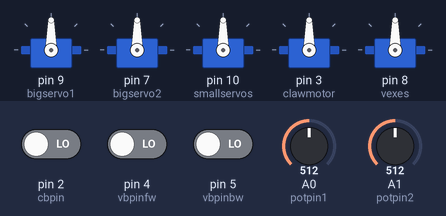
Recording of a sketch running on a simulated Arduino Uno, built with avr-gcc and run on an emulated ATmega328P. Parts: 5 × servo. Inputs (shaded band) come from the test bench; at power-on: A0 (potpin1) = 512, A1 (potpin2) = 512, pin 2 (cbpin) LOW, pin 4 (vbpinfw) LOW, pin 5 (vbpinbw) LOW.

Above: at 1.2 s.
1.3 s: A0 (potpin1) set to 716
At 2.0 s:
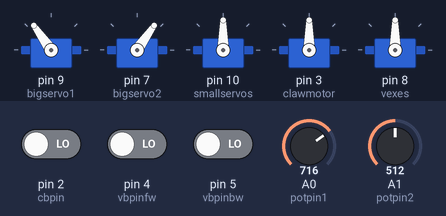
2.8 s: A1 (potpin2) set to 716
At 3.4 s:
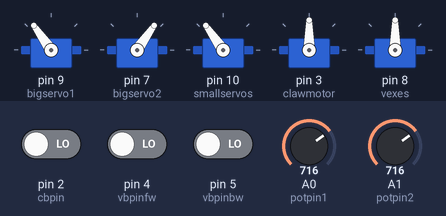
4.3 s: pin 2 (cbpin) driven HIGH
At 5.3 s:
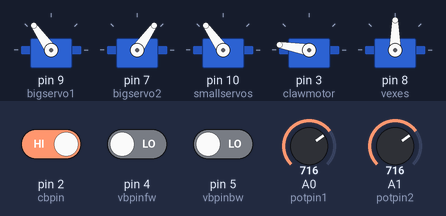
5.8 s: pin 4 (vbpinfw) driven HIGH
At 6.6 s:
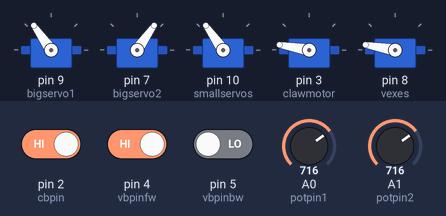
7.3 s: A0 (potpin1) set to 900
At 8.0 s:
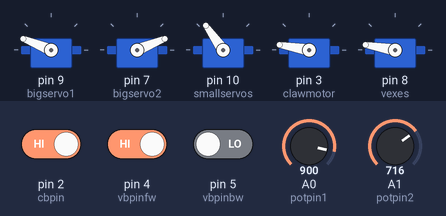
8.8 s: pin 5 (vbpinbw) driven HIGH
At 9.9 s:
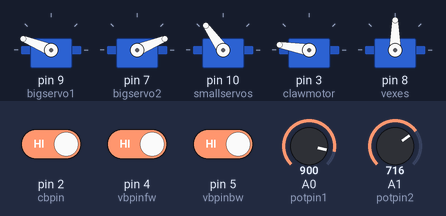
Timing chart, 0 to 11.3 s (numbered marks = the images above; inputs shaded):
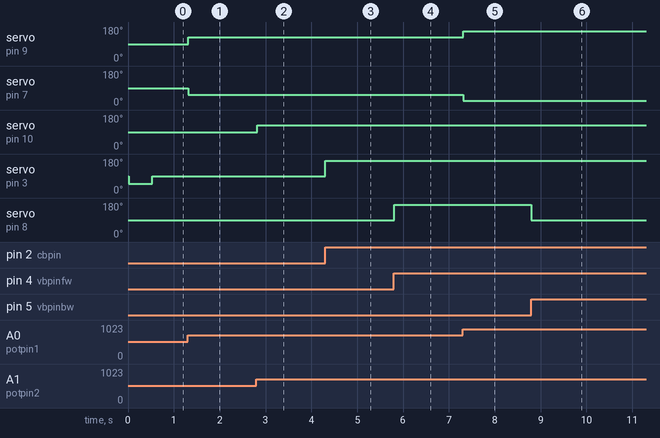

The sketch:

servos.ino
```cpp
// Robot Arm servo code
// (+ annotations!)
// by Finley

// we're gonna be working with servos yay
#include <Servo.h>

// here are the servos
Servo bigservo1;
Servo bigservo2;
Servo smallservos;
Servo clawmotor;
Servo vexes;

// here are the variables
int potpin1 = A0;
int potpin2 = A1;
int cbpin = 2;
int vbpinfw = 4;
int vbpinbw = 5;
int val1;
int val2;
int val3;
int cbstate = 0;
int vbstatef = 0;
int vbstateb = 0;
int i = 0;

// set up the things (only runs once)
// tell it what servos recieve signal from which pins
void setup() {
  bigservo1.attach(9);
  bigservo2.attach(7);
  smallservos.attach(10);
  clawmotor.attach(3);
  vexes.attach(8);

  // button pins are inputs
  pinMode(cbpin, INPUT);
  pinMode(vbpinfw, INPUT);
  pinMode(vbpinbw, INPUT);

}

// to be repeated... FOREVER
void loop() {
  val1 = analogRead(potpin1);   // reads the value of the potentiometers
  val2 = analogRead(potpin1);
  val3 = analogRead(potpin2);
  val1 = map(val1, 0, 1023, 0, 180);    // converts to degrees (value between 0 and 180)
  val2 = map(val2, 0, 1023, 180, 0);
  val3 = map(val3, 0, 1023, 0, 180);
  bigservo1.write(val1);      // and sets the servos to the right degree
  bigservo2.write(val2);
  smallservos.write(val3);
  delay(15);

  // read the state of the button values
  cbstate = digitalRead(cbpin);
  vbstatef = digitalRead(vbpinfw);
  vbstateb = digitalRead(vbpinbw);

  // check if the button is pressed
  // if it is (HIGH state), turn on the motor
  // if it's not (LOW state):
  // make it go back to its original position
  // and turn it off

  if (cbstate == HIGH) {
    clawmotor.write(170);
    i = 0;
  } if (cbstate == LOW) {
      if (i == 0) {
        clawmotor.write(50);
        delay(500);
        i = 1;
      } else {
        clawmotor.write(90);
      }}

// this is for the other two vex motors, controlled by two buttons
// it checks the state of the buttons (if they're pushed or not)
// and sets the vex speed accordingly

// if forward is pushed and backward isn't, go forward
  if (vbstatef == HIGH && vbstateb == LOW) {
    vexes.write(170);
  }

// if backward is pushed and forward isn't, go backward
  else if (vbstateb == HIGH && vbstatef == LOW) {
    vexes.write(50);
  }

// if neither are pushed, do nothing
  else if (vbstateb == LOW && vbstatef == LOW) {
    vexes.write(90);
  }

// if both are pushed, do nothing
  else if (vbstateb == HIGH && vbstatef == HIGH) {
      vexes.write(90);
  }

}
```

Measured:
- after the input at 1.3 s, servo on pin 9 (bigservo1): 90° → 125° at once; servo on pin 7 (bigservo2): 90° → 55° at once
- after the input at 2.8 s, servo on pin 10 (smallservos): 90° → 125° at once
- after the input at 4.3 s, servo on pin 3 (clawmotor): 90° → 170° at once
- after the input at 5.8 s, servo on pin 8 (vexes): 90° → 170° at once
- after the input at 7.3 s, servo on pin 9 (bigservo1): 125° → 158° at once; servo on pin 7 (bigservo2): 55° → 22° at once
- after the input at 8.8 s, servo on pin 8 (vexes): 170° → 90° at once
